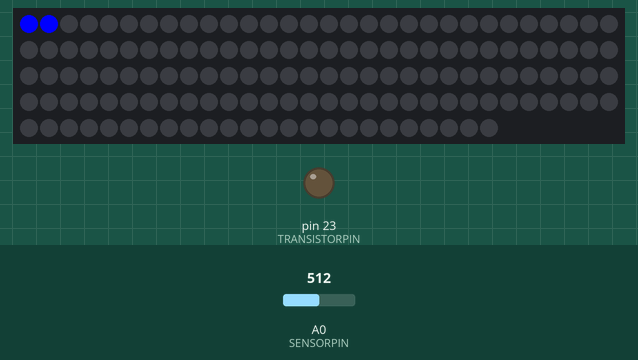
Simulated run of this sketch. Board: Arduino Mega 2560, built with avr-gcc and run on an emulated ATmega2560. Shown: 144 RGB LEDs in strip order, left to right, continuing on the next row, output pins drawn as LEDs (lit = HIGH). The test bench sets the inputs (shaded band); at power-on: A0 (SENSORPIN) = 512.

Above: at 50.16 s.
At 53.86 s:
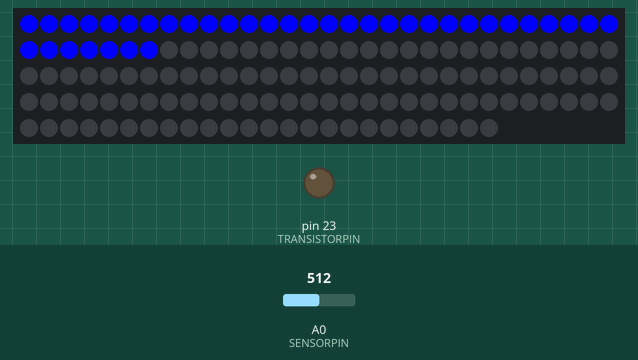
At 57.67 s:
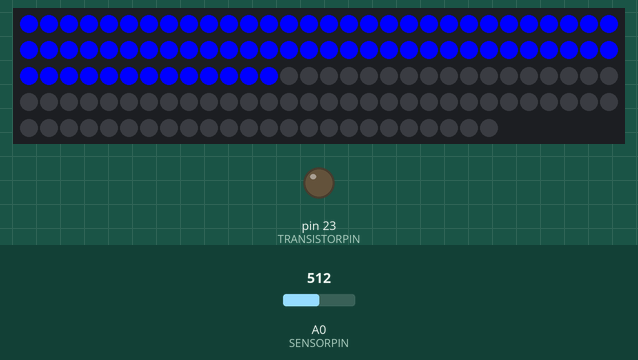
At 61.37 s:
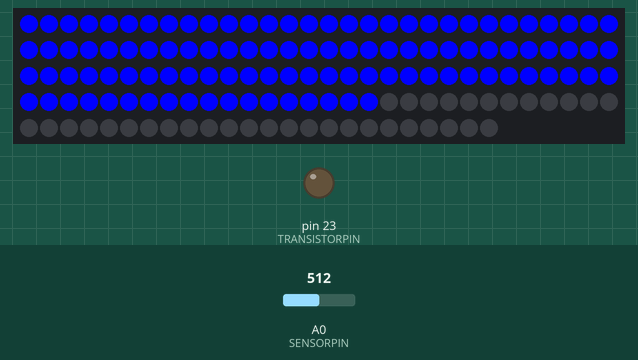
At 65.2 s:
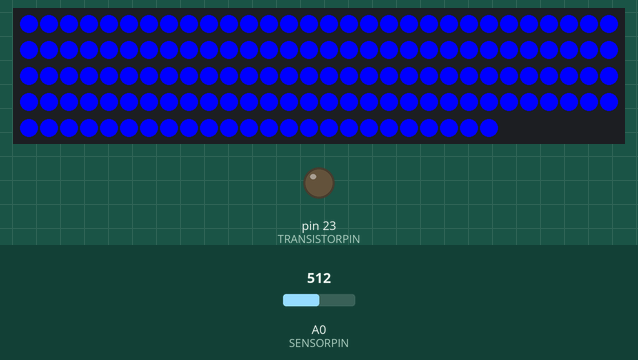

The sketch:

Test_CODE.ino
```cpp
#include <Adafruit_NeoPixel.h>

#define NEOPIXELPIN   24
#define NUMPIXELS    144
#define SENSORPIN     A0
#define TRANSISTORPIN 23

Adafruit_NeoPixel pixels(NUMPIXELS, NEOPIXELPIN, NEO_GRB + NEO_KHZ800);

void setup() {
  pixels.begin();
  pinMode(TRANSISTORPIN, OUTPUT);
  digitalWrite(TRANSISTORPIN, LOW);
}

void loop() {
  int count = 0;
  int sensorValue = 0;
  for(int i = 0; i < 10; i++) {
    sensorValue = analogRead(SENSORPIN);
    if(sensorValue < 100) {
      count++;
    }
    delay(5000); // 5秒待つ
  }

  if(count == 10) {
    for(int i=0; i<NUMPIXELS; i++){
      pixels.setPixelColor(i, pixels.Color(255, 0, 0)); // ピクセルを全て赤色に
    }
    pixels.show();
    delay(5000); // 5秒待つ

    digitalWrite(TRANSISTORPIN, HIGH); // ポンプをONに
    delay(60000); // 60秒待つ

    digitalWrite(TRANSISTORPIN, LOW); // ポンプをOFFに
  }

  // 土壌センサーの値に応じてNeoPixelの色を変更
  for(int i=0; i<NUMPIXELS; i++){
    if(sensorValue >= 200) {
      pixels.setPixelColor(i, pixels.Color(0, 0, 255)); // 青色
    } else if(sensorValue >= 150) {
      pixels.setPixelColor(i, pixels.Color(0, 255, 0)); // 緑色
    } else if(sensorValue >= 100) {
      pixels.setPixelColor(i, pixels.Color(255, 255, 0)); // 黄色
    } else {
      pixels.setPixelColor(i, pixels.Color(255, 0, 0)); // 赤色
    }
    pixels.show();
    delay(100);
  }
}
```
